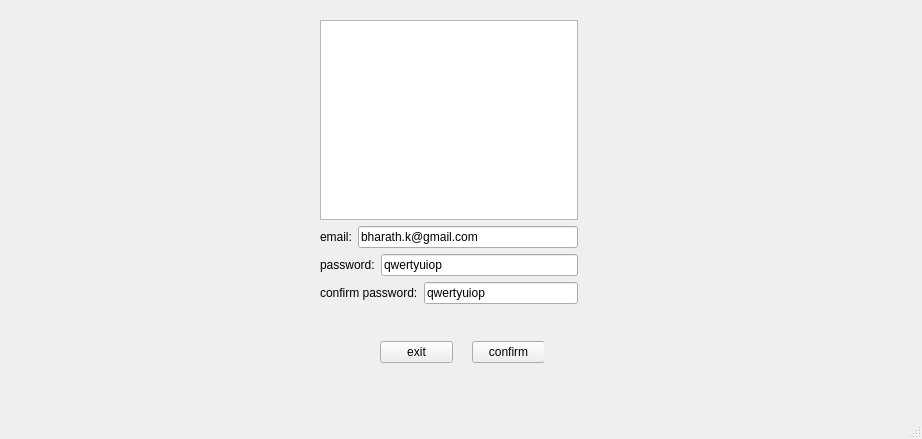
<?xml version="1.0" encoding="UTF-8"?>
<ui version="4.0">
 <class>MainWindow</class>
 <widget class="QMainWindow" name="MainWindow">
  <property name="geometry">
   <rect>
    <x>0</x>
    <y>0</y>
    <width>922</width>
    <height>439</height>
   </rect>
  </property>
  <property name="windowTitle">
   <string>MainWindow</string>
  </property>
  <widget class="QWidget" name="centralwidget">
   <widget class="QWidget" name="">
    <property name="geometry">
     <rect>
      <x>320</x>
      <y>20</y>
      <width>258</width>
      <height>284</height>
     </rect>
    </property>
    <layout class="QVBoxLayout" name="verticalLayout_4">
     <item>
      <widget class="QGraphicsView" name="graphicsView"/>
     </item>
     <item>
      <layout class="QVBoxLayout" name="verticalLayout_3">
       <item>
        <layout class="QVBoxLayout" name="verticalLayout_2">
         <item>
          <layout class="QVBoxLayout" name="verticalLayout">
           <item>
            <layout class="QHBoxLayout" name="horizontalLayout">
             <item>
              <widget class="QLabel" name="label">
               <property name="text">
                <string>email:</string>
               </property>
              </widget>
             </item>
             <item>
              <widget class="QLineEdit" name="lineEdit">
               <property name="text">
                <string>bharath.k@gmail.com</string>
               </property>
              </widget>
             </item>
            </layout>
           </item>
           <item>
            <layout class="QHBoxLayout" name="horizontalLayout_2">
             <item>
              <widget class="QLabel" name="label_2">
               <property name="text">
                <string>password:</string>
               </property>
              </widget>
             </item>
             <item>
              <widget class="QLineEdit" name="lineEdit_2">
               <property name="text">
                <string>qwertyuiop</string>
               </property>
              </widget>
             </item>
            </layout>
           </item>
           <item>
            <layout class="QHBoxLayout" name="horizontalLayout_3">
             <item>
              <widget class="QLabel" name="label_3">
               <property name="styleSheet">
                <string notr="true">
</string>
               </property>
               <property name="text">
                <string>confirm password:</string>
               </property>
              </widget>
             </item>
             <item>
              <widget class="QLineEdit" name="lineEdit_3">
               <property name="text">
                <string>qwertyuiop</string>
               </property>
              </widget>
             </item>
            </layout>
           </item>
          </layout>
         </item>
        </layout>
       </item>
      </layout>
     </item>
    </layout>
   </widget>
   <widget class="QWidget" name="">
    <property name="geometry">
     <rect>
      <x>380</x>
      <y>340</y>
      <width>164</width>
      <height>25</height>
     </rect>
    </property>
    <layout class="QHBoxLayout" name="horizontalLayout_4">
     <item>
      <widget class="QPushButton" name="pushButton">
       <property name="text">
        <string>exit</string>
       </property>
      </widget>
     </item>
     <item>
      <widget class="QLabel" name="label_4">
       <property name="text">
        <string/>
       </property>
      </widget>
     </item>
     <item>
      <widget class="QPushButton" name="pushButton_2">
       <property name="text">
        <string>confirm</string>
       </property>
      </widget>
     </item>
    </layout>
   </widget>
  </widget>
  <widget class="QMenuBar" name="menubar">
   <property name="geometry">
    <rect>
     <x>0</x>
     <y>0</y>
     <width>922</width>
     <height>21</height>
    </rect>
   </property>
  </widget>
  <widget class="QStatusBar" name="statusbar"/>
 </widget>
 <resources/>
 <connections/>
</ui>
